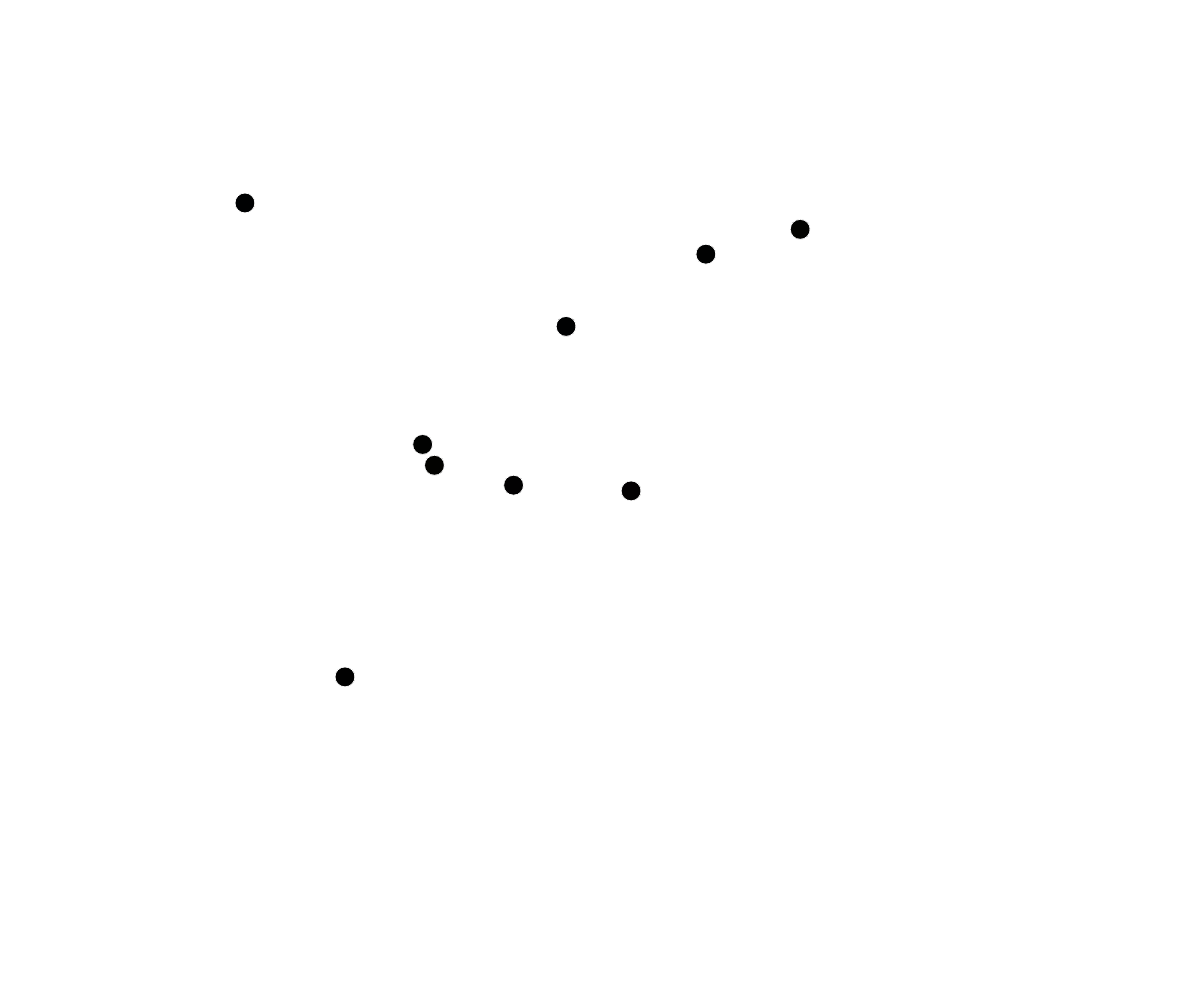
Frame 1 (no input)
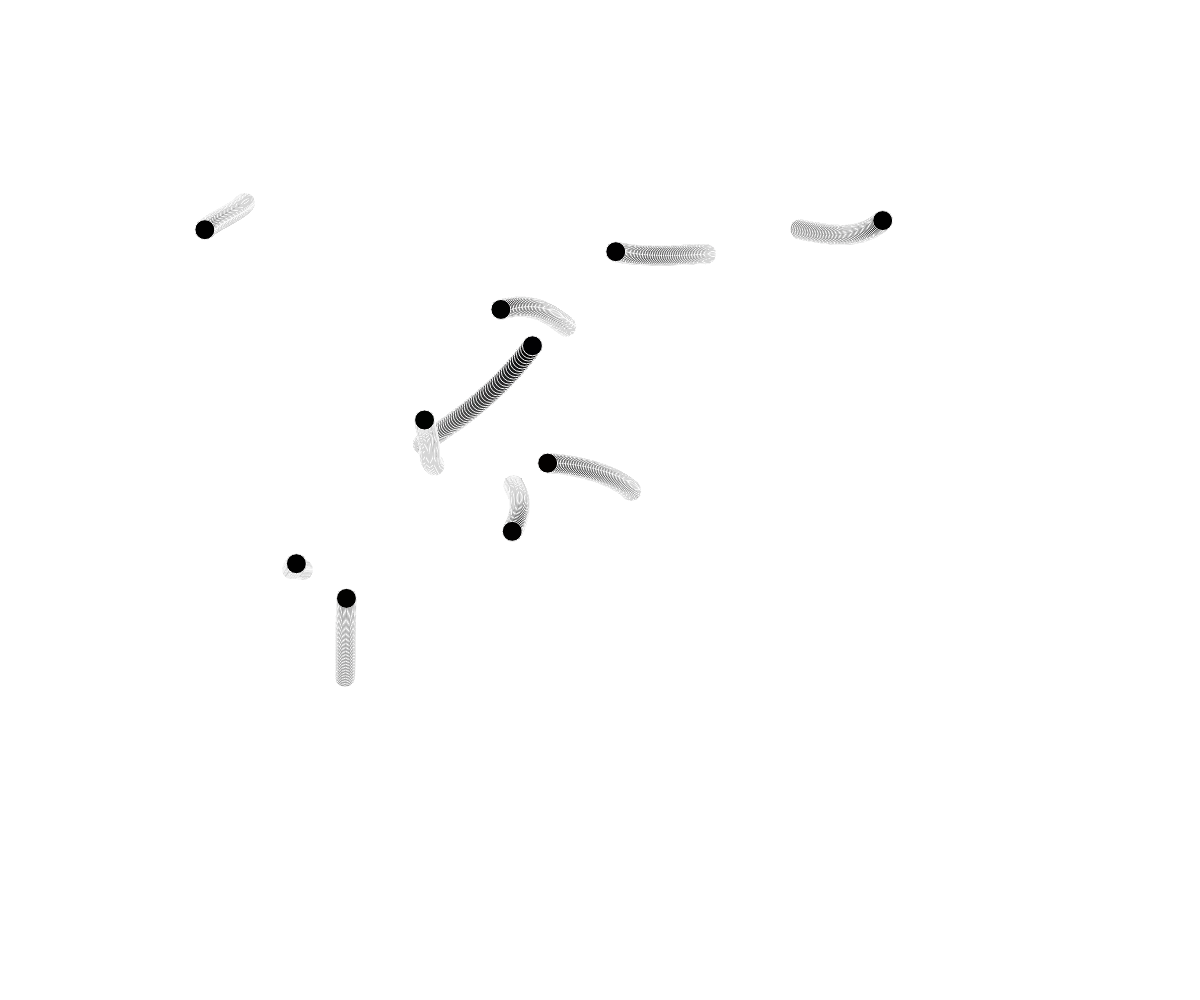
Frame 60 (no input)
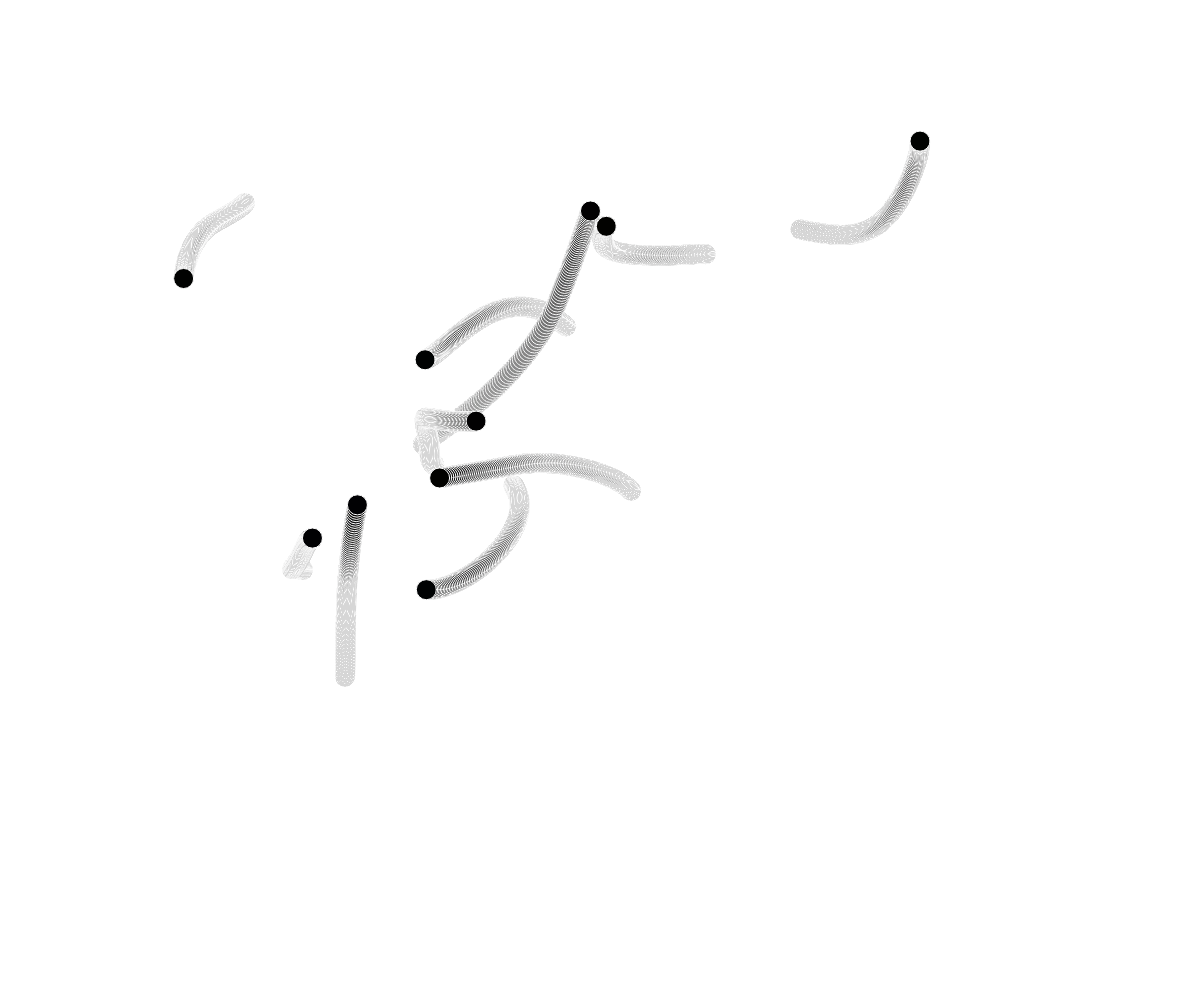
Frame 120 (the mouse pressed at the canvas centre since frame 60)

The p5.js sketch that drew these frames (run headless with seeded random() and noise() and a simulated clock; from frame 60 on, the mouse is pressed at the canvas centre):

// p5.js sketch
// ── sketch.js
// -
// disegnamondi+ingrandimento 0.1 by Gregorio Vaccari [disegnamondi, contatto]
// 2020 © Gregorio @Gregorio-V, Daniele @Fupete and the course DSII2020 @UniRSM 
// github.com/fupete — github.com/dsii-2020-unirsm
// Educational purposes, MIT License, 2020, San Marino
// —

let ball = [];

let n = 10;

let dimensione_ini = 20;
let contatto = 0;
var r; // variabili per avere i colori randomici delle palline
var g;
var b;
var a;

let xdirection = 1; // Left or Right
let ydirection = 1; // Top to Bottom

function setup() {
 createCanvas(windowWidth, windowHeight);
  noStroke();
  for (let i = 0; i < n; i++) {
   ball.push(new Ball());
  }
}

class Ball {
  constructor () {
    this.x = 0;
    this.y = 0;
    this.randomX = Math.random() * 100000;
    this.randomY = Math.random() * 100000;
  }
  
  update () {
   
      this.x = noise(this.randomX + millis() * 0.0001 * xdirection) * width;
      this.y = noise(this.randomY + millis() * 0.0001 * ydirection) * height;
    if (this.x > width - dimensione_ini || this.x < dimensione_ini) {
    xdirection *= -1;
    }
    if (this.y > height - dimensione_ini || this.y < dimensione_ini) {
    ydirection *= -1;
    }
    
    }
  
  
  draw () {
    dimensione_ini = dimensione_ini + contatto;
    //fill(255);
    stroke(255)
    fill( r, g, b ); // posso aggiungere l'alfa se voglio
    circle(this.x, this.y, dimensione_ini); //posizione iniziale + dimensione palline
    
    r = random(3); // r is a random number between 0 - 255
    g = random(3); // g is a random number betwen 100 - 200
    b = random(3); // b is a random number between 0 - 100
    //a = random(200,255); // a is a random number between 200 - 255
   
  }
  
  scontro(){ //aumenta la dimensione ogni incontro con un altra pallina
    for (let i = 0; i < n; i++){ //ciclo per scegliere la pallina da confrontare con 
      for (let j = 0; j < n; j++){ // ciclo che cicla tutte le palline di nuovo
        if (ball[i].x ==  ball[j].x && ball[i].y ==  ball[j].y){ // quando x e y sono uguali allora-->
          contatto = contatto + 0.00000001;
          // aumenta la dimensione solo della pallina che ha fatto il contatto(in teoria)
          ball[i].dimensione_ini = ball[i].dimensione_ini * 400; 
          
          console.log ("contatto" + millis());
    
        }
      }
    }
  }
}

function draw() {
  fill(255,255,255,3);  // mette lo sfondo con opacità bassa fa l'effetto coda
  rect(0,0,height, width)
  
  //background(0); // se spento le palline disegnano! se acceso fluttuano
    // fill(255, 255, 255); //Non sembra cambiare nulla acceso o spento. mah?! probabilmene è il colore del primo frame di palline
  //rect(0, 0, width, height);
  ball.forEach((pallina) => {
    pallina.update();
    pallina.draw();
    pallina.scontro();
  });
}
function windowResized() {
  resizeCanvas(windowWidth, windowHeight);
}
